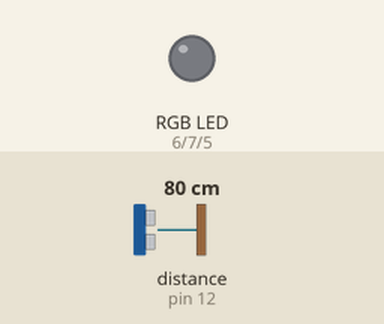
This sketch was run on a simulated Arduino Uno, built with avr-gcc and run on an emulated ATmega328P. Shown: an RGB LED mixed from three pins (HIGH = lit). Wiring (inferred from the names in the program): ultrasonic range finder: trigger pin 13; echo pin 12. Inputs (shaded band) come from the test bench; at power-on: distance to the obstacle (sensor on pin 12) 80 cm. The echo pulse lasts 58.3 µs per cm; pins used as bus, display or sensor lines are not drawn.

Above: at 1.2 s.
1.3 s: distance to the obstacle (sensor on pin 12) set to 33 cm
2.8 s: distance to the obstacle (sensor on pin 12) set to 27 cm
At 4.0 s:
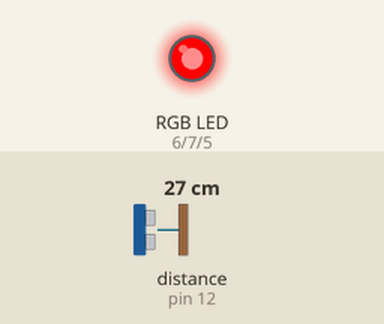
4.3 s: distance to the obstacle (sensor on pin 12) set to 35 cm
At 4.9 s:
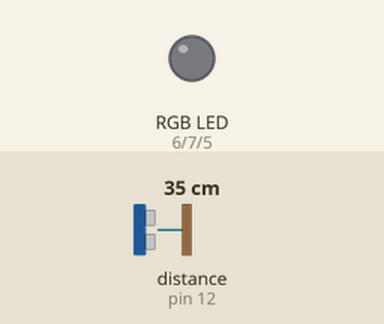
5.8 s: distance to the obstacle (sensor on pin 12) set to 2 cm
At 7.2 s:
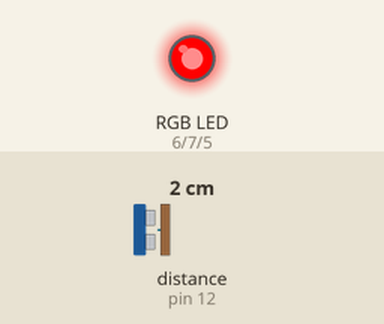
Timing chart, 0 to 8.3 s (numbered marks = the images above; inputs shaded):
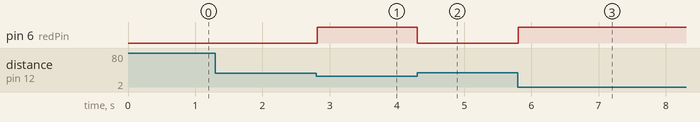

Measured:
- the behaviour switches between 31 and 30 cm on distance to the obstacle (sensor on pin 12) (found by bisection; images 0 and 1)
- after the input at 1.3 s, every drawn part: stays the same
- after the input at 2.8 s, pin 6 (redPin): LOW → HIGH at once
- after the input at 4.3 s, pin 6 (redPin): HIGH → LOW at once
- after the input at 5.8 s, pin 6 (redPin): LOW → HIGH at once

The sketch:

Simon_03.ino
```cpp
/*
HC-SR04 Ping distance sensor]
VCC to arduino 5v GND to arduino GND
Echo to Arduino pin 13 Trig to Arduino pin 12
Red POS to Arduino pin 11
Green POS to Arduino pin 10
560 ohm resistor to both LED NEG and GRD power rail
More info at: http://goo.gl/kJ8Gl
Original code improvements to the Ping sketch sourced from Trollmaker.com
Some code and wiring inspired by http://en.wikiversity.org/wiki/User:Dstaub/robotcar
*/

#define trigPin 13
#define echoPin 12

int distances[] = {30, 60, 90, 120, 150, 180, 210};


int redPin = 6;
int greenPin = 7;
int bluePin = 5;

int rgbPins[] = {redPin, greenPin, bluePin};


int red[] = {1, 0, 0};
int green[] = {0, 1, 0};
int blue[] = {0, 0, 1};

int yellow[] = {1, 1, 0};
int magenta[] = {1, 0, 1};
int cyan[] = {0, 1, 1};

int white[] = {1, 1, 1};
int black[] = {0, 0, 0};


void setup() {
  Serial.begin (9600);

  pinMode(trigPin, OUTPUT);
  pinMode(echoPin, INPUT);

  pinMode(redPin, OUTPUT);
  pinMode(greenPin, OUTPUT);
  pinMode(bluePin, OUTPUT);
}

void loop() {

  int position = measureDistance(false);

  if (position > 0 && position < distances[0]) {
    selectColor(red);
  } else {
    selectColor(black);

    delay(10);

  }
}


  void selectColor(int colorDef[]) {

    for (int i = 0; i < 3; i++) {
      digitalWrite(rgbPins[i], colorDef[i]);
    }

  }


  long measureDistance(boolean withPrint) {

    long duration, distance;

    digitalWrite(trigPin, LOW);  // Added this line
    delayMicroseconds(2); // Added this line
    digitalWrite(trigPin, HIGH);
    delayMicroseconds(10); // Added this line
    digitalWrite(trigPin, LOW);

    duration = pulseIn(echoPin, HIGH);
    distance = (duration / 2) / 29.1;

    if (withPrint) {
      if (distance >= 200 || distance <= 0) {
        Serial.println("Out of range");
      }
      else {
        Serial.print(distance);
        Serial.println(" cm");
      }

    }

    return distance;

  }
```
